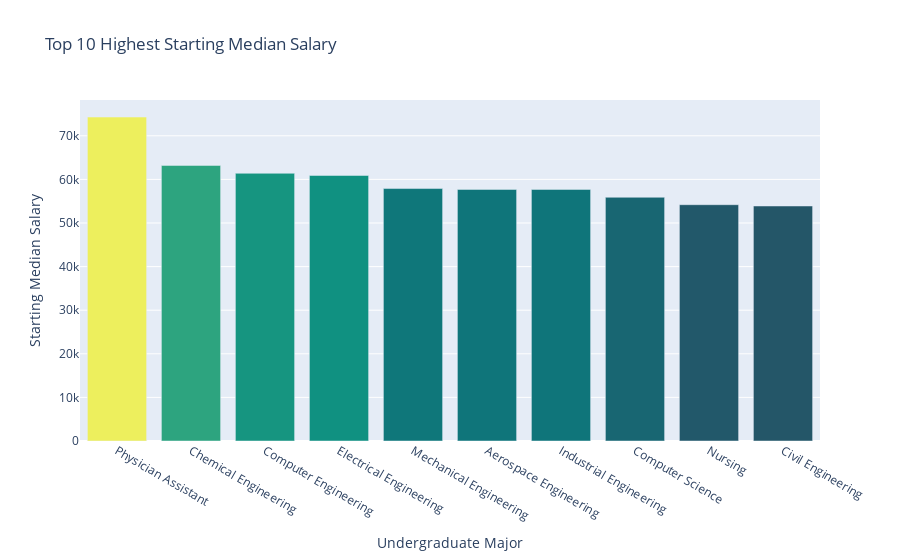

Notebook source saved alongside this figure:
### Code cell
x = starting_median_salary['Undergraduate Major'][:10]
y = starting_median_salary['Starting Median Salary'][:10]
v_bar = px.bar(
        x = x,
        y = y,
        color = y,
        color_continuous_scale='Aggrnyl',
        title='Top 10 Highest Starting Median Salary')

v_bar.update_layout(xaxis_title='Undergraduate Major', 
                    coloraxis_showscale=False,
                    yaxis_title='Starting Median Salary')
v_bar.show()

### Figure 1 — Plotly figure (JSON) as saved in the notebook; plotly's stock layout.template omitted (floating-point values rounded to 4 significant figures)
{"data": [{"alignmentgroup": "True", "hovertemplate": "x=%{x}<br>y=%{y}<br>color=%{marker.color}<extra></extra>", "legendgroup": "", "marker": {"color": [74300, 63200, 61400, 60900, 57900, 57700, 57700, 55900, 54200, 53900], "coloraxis": "coloraxis", "pattern": {"shape": ""}}, "name": "", "offsetgroup": "", "orientation": "v", "showlegend": false, "textposition": "auto", "x": ["Physician Assistant", "Chemical Engineering", "Computer Engineering", "Electrical Engineering", "Mechanical Engineering", "Aerospace Engineering", "Industrial Engineering", "Computer Science", "Nursing", "Civil Engineering"], "xaxis": "x", "y": [74300, 63200, 61400, 60900, 57900, 57700, 57700, 55900, 54200, 53900], "yaxis": "y", "type": "bar"}], "layout": {"xaxis": {"anchor": "y", "domain": [0, 1], "title": {"text": "Undergraduate Major"}}, "yaxis": {"anchor": "x", "domain": [0, 1], "title": {"text": "Starting Median Salary"}}, "coloraxis": {"colorbar": {"title": {"text": "color"}}, "colorscale": [[0, "rgb(36, 86, 104)"], [0.1667, "rgb(15, 114, 121)"], [0.3333, "rgb(13, 143, 129)"], [0.5, "rgb(57, 171, 126)"], [0.6667, "rgb(110, 197, 116)"], [0.8333, "rgb(169, 220, 103)"], [1, "rgb(237, 239, 93)"]], "showscale": false}, "legend": {"tracegroupgap": 0}, "title": {"text": "Top 10 Highest Starting Median Salary"}, "barmode": "relative"}}
